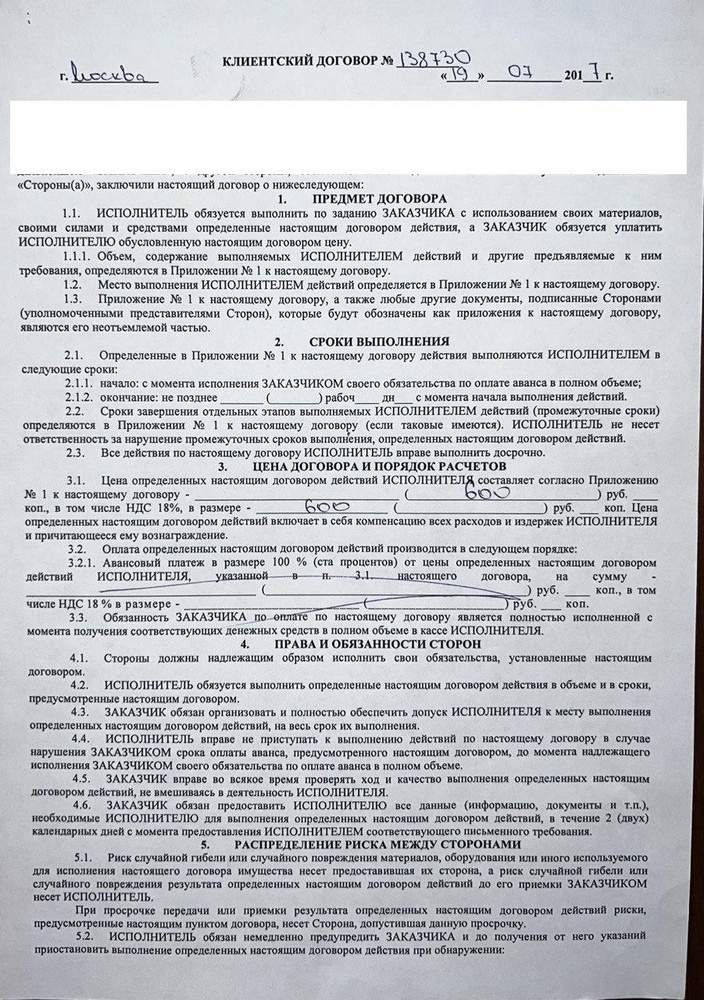
#> input picture dataset/image_25.jpg, 704 x 1000 px, shrunk from 901 x 1280 before the run
$ python -i marks.py   (imports and definitions only)
#> lines starting #> are read from the running program, lines starting #| are printed output that depends on the picture; after the words box and inside, x2 and y2 are one past the last pixel; in counts of white or black regions, pixels touching at a corner belong together
#> further down, picture is the input picture: PIL image 704x1000 RGB; mean R, G, B 192.9, 195.3, 199.4
import os

import numpy as np
from PIL import Image
from scipy import ndimage


def _find_marks(image):
    pixels = np.asarray(image.convert("RGB")).astype(int)
    red, blue = pixels[..., 0], pixels[..., 2]
    ink = (blue - red > 20) & (blue > 90)
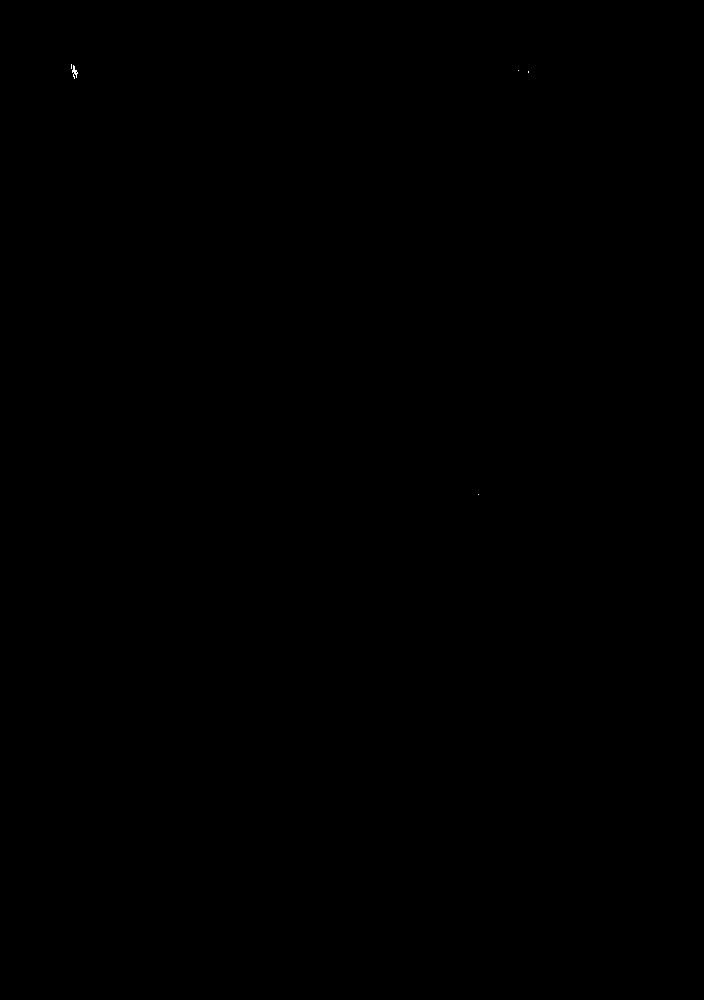
#> ink: shape (1000, 704) bool; 0.01% white in thin lines or dots, all inside (x1, y1, x2, y2) = (71, 64, 529, 495)

    width = ink.shape[1]
#> width = 704
    ink = ndimage.binary_dilation(ink, structure=np.ones((5, 21)))
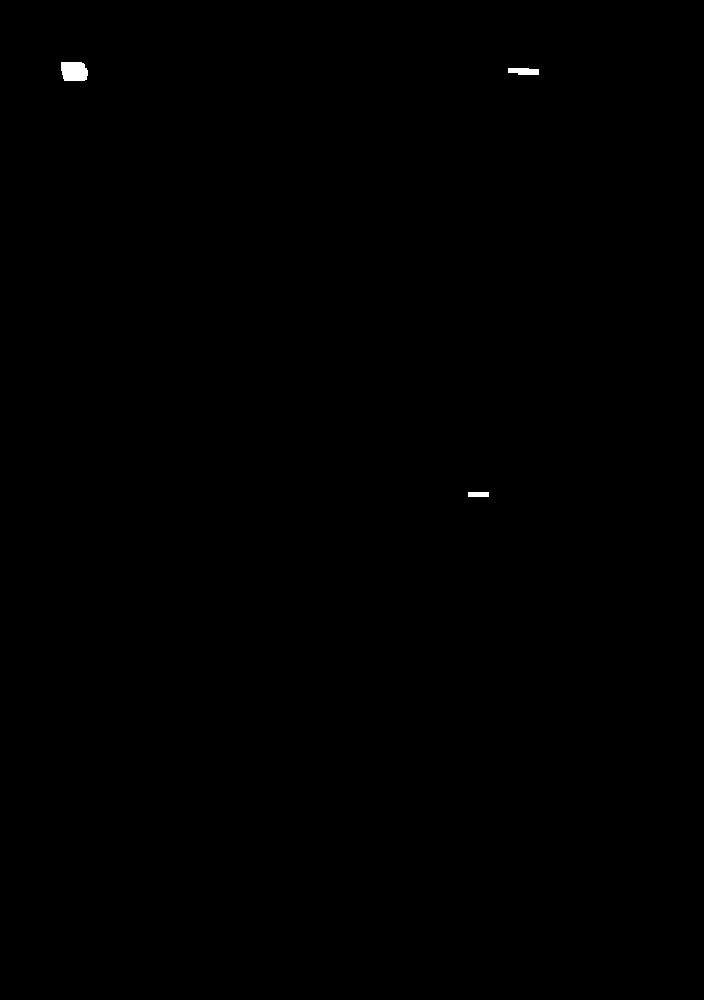
#> ink: shape (1000, 704) bool; 0.11% white; 3 white regions, box (x1, y1, x2, y2) and area: (61, 62, 88, 81) 464, (508, 68, 539, 75) 187, (468, 492, 489, 497) 105
    labels, _ = ndimage.label(ink)
#> labels: shape (1000, 704) int32; 4 distinct labels, from 0 to 3

    boxes = []
    for rows, cols in ndimage.find_objects(labels):
        boxes.append((cols.start, rows.start, cols.stop, rows.stop))
#> this loop made 3 passes
#> after the loop, boxes = [(61, 62, 88, 81), (508, 68, 539, 75), (468, 492, 489, 497)]

    seals = []
    for left, top, right, bottom in boxes:
        box_w, box_h = right - left, bottom - top
        if box_w > width * 0.09 and box_h > width * 0.09 and 0.6 < box_w / box_h < 1.6:
            seals.append((left, top, right, bottom))
#> this loop made 3 passes
#> (left, top, right, bottom, box_w, box_h) on passes 1 to 3: (61, 62, 88, 81, 27, 19), (508, 68, 539, 75, 31, 7), (468, 492, 489, 497, 21, 5)
#> after the loop, seals = []

    signature = False
    for left, top, right, bottom in boxes:
        box_w, box_h = right - left, bottom - top
        center_x, center_y = (left + right) / 2, (top + bottom) / 2
        inside_seal = any(s[0] <= center_x <= s[2] and s[1] <= center_y <= s[3] for s in seals)
        if not inside_seal and box_w > width * 0.08 and box_w > box_h * 1.5:
            signature = True
#> this loop made 3 passes
#> (left, top, right, bottom, box_w, box_h, center_x, center_y) on passes 1 to 3: (61, 62, 88, 81, 27, 19, 74.5, 71.5), (508, 68, 539, 75, 31, 7, 523.5, 71.5), (468, 492, 489, 497, 21, 5, 478.5, 494.5)

    return signature, len(seals) > 0


def _load_pages(file_path):
    if os.path.splitext(file_path)[1].lower() == ".pdf":
        import pymupdf

        pages = []
        with pymupdf.open(file_path) as pdf:
            for page in pdf:
                pix = page.get_pixmap(dpi=150)
                pages.append(Image.frombytes("RGB", (pix.width, pix.height), pix.samples))
        return pages
    return [Image.open(file_path)]


def detect_marks(file_path):
    has_signature = False
    has_seal = False
    for page in _load_pages(file_path):
        signature, seal = _find_marks(page)
        has_signature = has_signature or signature
        has_seal = has_seal or seal
    return has_signature, has_seal

>>> from PIL import Image
>>> picture = Image.open('dataset/image_25.jpg')
>>> result = _find_marks(picture)
#> result = (False, False)
